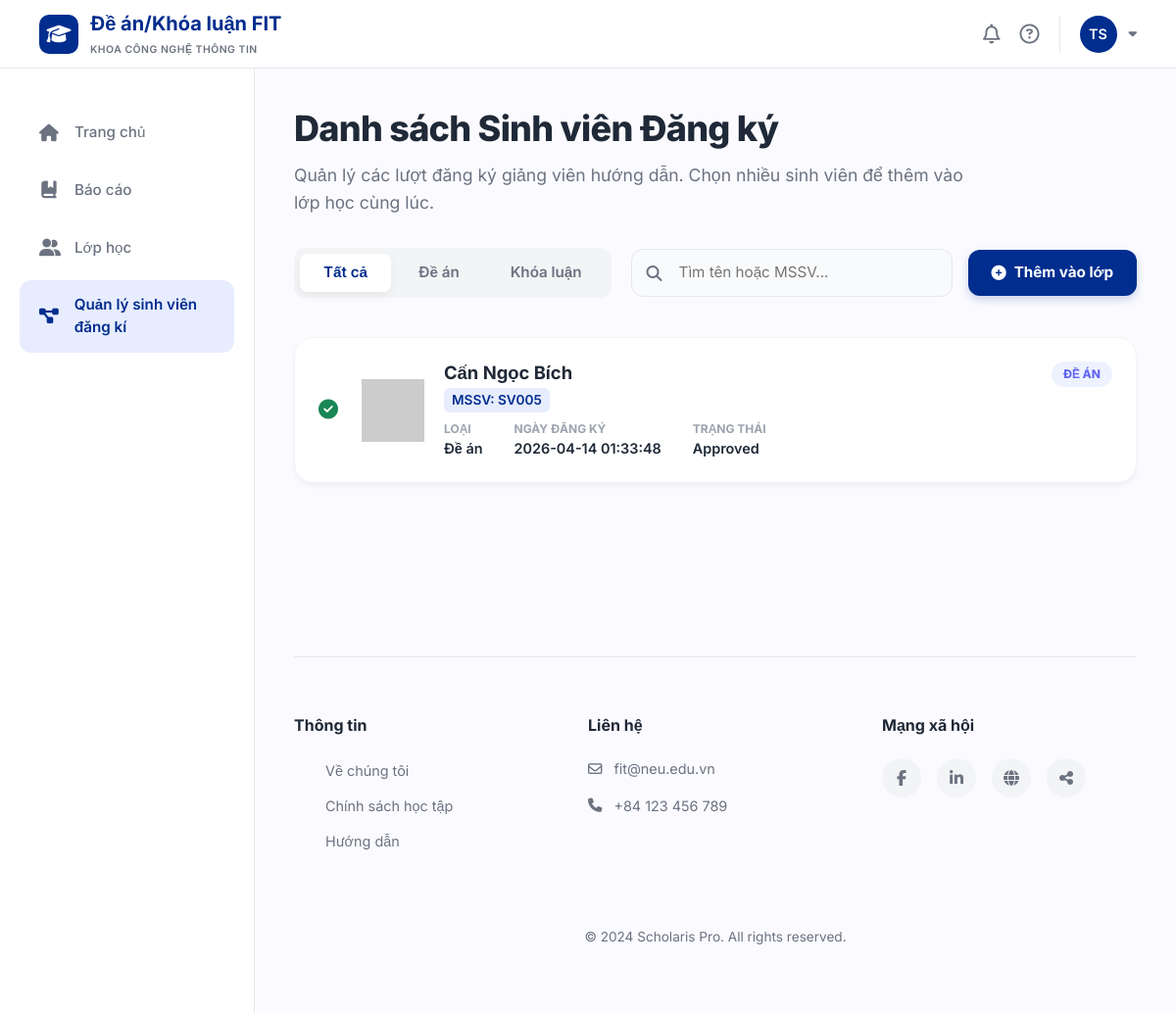
Screenshot of /lecturer/registrations (signed in) with the database file from the repository.
### tables this page shows
CREATE TABLE registrations (
    id INTEGER PRIMARY KEY AUTOINCREMENT,
    student_id INTEGER NOT NULL,
    lecturer_id INTEGER NOT NULL,
    course_type_id INTEGER NOT NULL,
    semester_id INTEGER NOT NULL,
    status VARCHAR(20) DEFAULT 'pending' CHECK (status IN ('pending', 'approved', 'rejected')),
    registered_at DATETIME DEFAULT CURRENT_TIMESTAMP,
    processed_at DATETIME, knowledge TEXT, project TEXT, topic TEXT,
    FOREIGN KEY (student_id) REFERENCES students(id),
    FOREIGN KEY (lecturer_id) REFERENCES lecturers(id),
    FOREIGN KEY (course_type_id) REFERENCES course_types(id),
    FOREIGN KEY (semester_id) REFERENCES semesters(id)
);

CREATE TABLE users (
    id INTEGER PRIMARY KEY AUTOINCREMENT,
    email VARCHAR(100) NOT NULL UNIQUE,
    password VARCHAR(255) NOT NULL,
    full_name VARCHAR(100) NOT NULL,
    role VARCHAR(20) NOT NULL CHECK (role IN ('student', 'lecturer')),
    phone VARCHAR(20),
    created_at DATETIME DEFAULT CURRENT_TIMESTAMP
);

CREATE TABLE students (
    id INTEGER PRIMARY KEY AUTOINCREMENT,
    user_id INTEGER NOT NULL UNIQUE,
    student_code VARCHAR(20) NOT NULL UNIQUE,
    class_name VARCHAR(50),
    major VARCHAR(100),
    FOREIGN KEY (user_id) REFERENCES users(id) ON DELETE CASCADE
);

CREATE TABLE course_types (
    id INTEGER PRIMARY KEY AUTOINCREMENT,
    type_name VARCHAR(50) NOT NULL UNIQUE
);

### app/lecturer/registrationsmanagement/routes.py (the view)
@registrationsmanagement_bp.route('/lecturer/registrations')
def registrations_management():
    if 'user_id' not in session or session.get('role') != 'lecturer':
        flash("Bạn không có quyền truy cập trang này.", "danger")
        return redirect(url_for('login.login'))
    user_id = session['user_id']
    course_type_filter = request.args.get('type', 'all')
    db = get_db()
    cursor = db.cursor()
    cursor.execute("SELECT id FROM lecturers WHERE user_id = ?", (user_id,))
    lecturer = cursor.fetchone()
    if not lecturer:
        flash("Không tìm thấy thông tin giảng viên.", "danger")
        return redirect(url_for('login.login'))
    lecturer_id = lecturer['id']
    cursor.execute("SELECT id FROM semesters WHERE is_current = 1")
    semester = cursor.fetchone()
    if not semester:
        flash("Không tìm thấy học kỳ hiện tại.", "danger")
        return redirect(url_for('login.login'))
    semester_id = semester['id']
    query = """
        SELECT
            r.id,
            r.status,
            r.registered_at,
            u.full_name AS student_name,
            s.student_code,
            s.id AS student_id,
            ct.type_name,
            ct.id AS course_type_id
        FROM registrations r
        JOIN students s ON r.student_id = s.id
        JOIN users u ON s.user_id = u.id
        JOIN course_types ct ON r.course_type_id = ct.id
        WHERE r.lecturer_id = ? AND r.semester_id = ?
    """
    params = [lecturer_id, semester_id]
    if course_type_filter == 'project':
        query += " AND r.course_type_id = 1"
    elif course_type_filter == 'thesis':
        query += " AND r.course_type_id = 2"
    query += " ORDER BY r.registered_at DESC"
    cursor.execute(query, params)
    registrations = cursor.fetchall()
    cursor.execute("""
        SELECT COUNT(*) FROM lecturer_quotas
        WHERE lecturer_id = ? AND semester_id = ?
    """, (lecturer_id, semester_id))
    quota_count = cursor.fetchone()[0]
    require_quota_setup = (quota_count == 0)
    return render_template(
        'lecturer/registrationsmanagement.html',
        registrations=registrations,
        current_filter=course_type_filter,
        require_quota_setup=require_quota_setup
    )

### app/database.py (called while the page is built)
def get_db():
    if 'db' not in g:
        g.db = sqlite3.connect(DB_PATH, timeout=30)
        g.db.row_factory = sqlite3.Row
        try:
            g.db.execute("PRAGMA journal_mode=WAL")
            g.db.execute("PRAGMA foreign_keys=ON")
        except sqlite3.OperationalError:
            pass
    return g.db

### templates/lecturer/registrationsmanagement.html (shortened to what this page needs)
{% extends "lecturer/base.html" %}
{% block content %}
<div class="management-container">
    <header class="management-header">
        <h2>Danh sách Sinh viên Đăng ký</h2>
        <p>Quản lý các lượt đăng ký giảng viên hướng dẫn. Chọn nhiều sinh viên để thêm vào lớp học cùng lúc.</p>
    </header>
    <div class="control-panel">
        <div class="filter-tabs">
            <a href="{{ url_for('registrationsmanagement.registrations_management', type='all') }}"
               class="filter-tab {% if current_filter == 'all' %}active{% endif %}">Tất cả</a>
            <a href="{{ url_for('registrationsmanagement.registrations_management', type='project') }}"
               class="filter-tab {% if current_filter == 'project' %}active{% endif %}">Đề án</a>
            <a href="{{ url_for('registrationsmanagement.registrations_management', type='thesis') }}"
               class="filter-tab {% if current_filter == 'thesis' %}active{% endif %}">Khóa luận</a>
        </div>
        <div class="right-controls">
            <div class="search-wrapper">
                <i class="fa-solid fa-magnifying-glass"></i>
                <input type="text" class="search-input" id="searchStudent" placeholder="Tìm tên hoặc MSSV..." oninput="handleSearch()">
            </div>
            <button class="bulk-add-btn" onclick="openBulkAssignModal()">
                <i class="fa-solid fa-plus-circle"></i> Thêm vào lớp
            </button>
        </div>
    </div>
    <div class="registrations-list" id="registrationsList">
        {% for reg in registrations %}
        <div class="reg-card" data-name="{{ reg.student_name | lower }}" data-mssv="{{ reg.student_code }}">
            <div class="selection-area">
                {% if reg.status == 'pending' %}
                <input type="checkbox" class="student-checkbox custom-checkbox"
                       value="{{ reg.id }}"
                       data-coursetype="{{ reg.course_type_id }}"
                       data-typename="{{ reg.type_name }}">
                {% else %}
                <i class="fa-solid fa-check-circle text-success" style="font-size: 20px;"></i>
                {% endif %}
            </div>
            <div class="student-info-box" onclick="openDetailModal({{ reg.id }})">
                <div class="student-avatar">
                    <img src="https://ui-avatars.com/api/?name={{ reg.student_name | urlencode }}&background=002D8E&color=fff&bold=true" alt="Avatar">
                </div>
                <div class="details">
                    <h4>{{ reg.student_name }}</h4>
                    <span class="mssv">MSSV: {{ reg.student_code }}</span>
                    <div class="meta-data">
                        <div class="meta-item">
                            <span class="meta-label">Loại</span>
                            <span class="meta-value">{{ reg.type_name }}</span>
                        </div>
                        <div class="meta-item">
                            <span class="meta-label">Ngày đăng ký</span>
                            <span class="meta-value">{{ reg.registered_at }}</span>
                        </div>
                        <div class="meta-item">
                            <span class="meta-label">Trạng thái</span>
                            <span class="meta-value text-capitalize">{{ reg.status }}</span>
                        </div>
                    </div>
                </div>
            </div>
            <div class="badge-status {% if reg.course_type_id == 1 %}badge-project{% else %}badge-thesis{% endif %}">
                {{ reg.type_name }}
            </div>
        </div>
        {% endfor %}
    </div>
</div>
{% endblock %}

### templates/lecturer/registrationsmanagement.html (style rules this page uses)
:root { --primary-blue: #002D8E; --light-blue: #E7EDFF; --status-pending: #FBBF24; --status-success: #10B981; --status-draft: #9CA3AF; --bg-card: #FFFFFF; --text-main: #1F2937; --text-secondary: #6B7280; --transition: all 0.3s cubic-bezier(0.4, 0, 0.2, 1); }
.management-header { margin-bottom: 32px; }
.management-header h2 { font-size: 2.25rem; font-weight: 800; color: var(--text-main); margin-bottom: 12px; letter-spacing: -0.02em; }
.management-header p { color: var(--text-secondary); font-size: 1.1rem; max-width: 700px; line-height: 1.6; }
.control-panel { display: flex; justify-content: space-between; align-items: center; margin-bottom: 40px; gap: 20px; flex-wrap: wrap; }
.filter-tabs { display: flex; background: #F3F4F6; padding: 6px; border-radius: 12px; gap: 4px; }
.filter-tab { padding: 8px 24px; border-radius: 8px; font-size: 0.95rem; font-weight: 600; color: var(--text-secondary); cursor: pointer; transition: var(--transition); border: none; background: transparent; text-decoration: none; }
.filter-tab.active { background: var(--white); color: var(--primary-blue); box-shadow: 0 4px 10px rgba(0, 0, 0, 0.05); }
.right-controls { display: flex; align-items: center; gap: 16px; flex: 1; justify-content: flex-end; }
.search-wrapper { position: relative; flex: 1; max-width: 350px; }
.search-wrapper i { position: absolute; left: 16px; top: 50%; transform: translateY(-50%); color: var(--text-secondary); }
.search-input { width: 100%; padding: 12px 16px 12px 48px; border-radius: 12px; border: 1px solid #E5E7EB; background: #F9FAFB; font-size: 0.95rem; outline: none; transition: var(--transition); }
.bulk-add-btn { background: var(--primary-blue); color: white; border: none; padding: 12px 24px; border-radius: 12px; font-weight: 700; font-size: 0.95rem; display: flex; align-items: center; gap: 8px; cursor: pointer; transition: var(--transition); box-shadow: 0 4px 10px rgba(0, 45, 142, 0.2); white-space: nowrap; }
.registrations-list { display: flex; flex-direction: column; gap: 16px; }
.reg-card { background: var(--bg-card); border-radius: 20px; padding: 24px; display: flex; align-items: center; box-shadow: 0 4px 6px -1px rgba(0, 0, 0, 0.05); border: 1px solid #F3F4F6; transition: var(--transition); position: relative; }
.selection-area { padding-right: 24px; }
.student-info-box { display: flex; align-items: center; gap: 20px; flex: 1; }
.student-avatar { width: 64px; height: 64px; border-radius: 12px; background: #F3F4F6; display: flex; align-items: center; justify-content: center; font-size: 1.5rem; color: var(--primary-blue); }
.student-avatar img { width: 100%; height: 100%; object-fit: cover; }
.details h4 { font-size: 1.15rem; font-weight: 700; margin-bottom: 4px; }
.mssv { font-size: 0.85rem; font-weight: 600; color: var(--primary-blue); background: var(--light-blue); padding: 2px 8px; border-radius: 6px; margin-bottom: 8px; display: inline-block; }
.meta-data { display: flex; gap: 32px; }
.meta-item { display: flex; flex-direction: column; }
.meta-label { font-size: 0.75rem; font-weight: 700; color: #9CA3AF; text-transform: uppercase; }
.meta-value { font-size: 0.9rem; font-weight: 600; }
.badge-status { position: absolute; top: 24px; right: 24px; padding: 4px 12px; border-radius: 20px; font-size: 0.75rem; font-weight: 800; text-transform: uppercase; }
.badge-project { background: #EEF2FF; color: #6366F1; }
.student-info-box { cursor: pointer; transition: opacity 0.2s; }

### templates/lecturer/base.html (style rules this page uses)
:root { --primary-color: #002D8E; --primary-light: #E7EDFF; --bg-page: #FBFBFF; --white: #FFFFFF; --text-dark: #1F2937; --text-muted: #6B7280; --border-color: #E5E7EB; --sidebar-width: 260px; --header-height: 70px; --shadow: 0 4px 12px rgba(0, 0, 0, 0.05); --transition: all 0.3s ease; }
* { margin: 0; padding: 0; box-sizing: border-box; font-family: 'Inter', sans-serif; }
body { background-color: var(--bg-page); color: var(--text-dark); min-height: 100vh; display: flex; flex-direction: column; }

### rows the page displays
registrations: student_name "Cấn Ngọc Bích", student_code "SV005", type_name "Đề án", registered_at "2026-04-14 01:33:48", status "Approved", type_name "ĐỀ ÁN"
